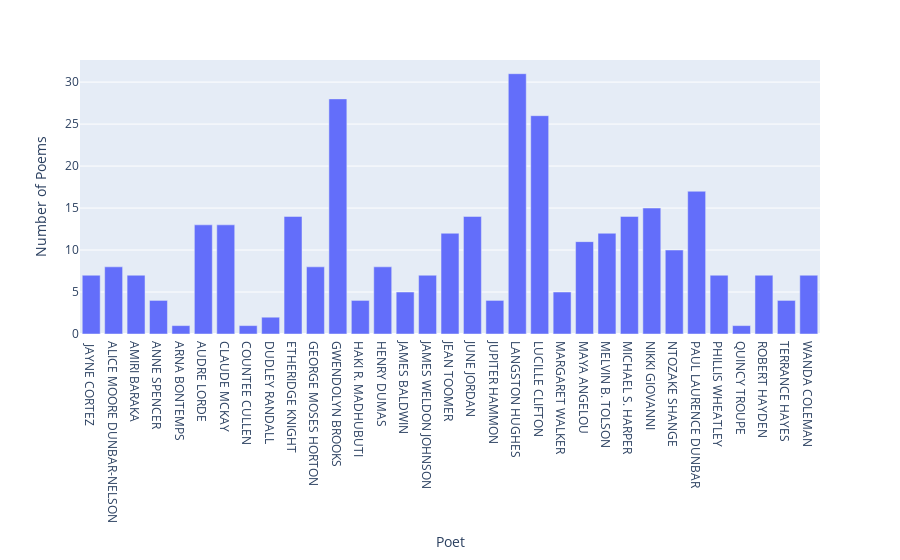

The notebook cell this image was saved under:
### Code cell
df2 = df.groupby('Poet').count()
fig = px.bar(df2, x=df2.index, y="Title", labels={'x':'Poet', 'Title':'Number of Poems'})

fig.show()

### Figure 1 — Plotly figure (JSON) as saved in the notebook; plotly's stock layout.template omitted (floating-point values rounded to 4 significant figures)
{"data": [{"alignmentgroup": "True", "hoverlabel": {"namelength": 0}, "hovertemplate": "Poet=%{x}<br>Number of Poems=%{y}", "legendgroup": "", "marker": {"color": "#636efa"}, "name": "", "offsetgroup": "", "orientation": "v", "showlegend": false, "textposition": "auto", "type": "bar", "x": [" JAYNE CORTEZ", "ALICE MOORE DUNBAR-NELSON", "AMIRI BARAKA", "ANNE SPENCER", "ARNA BONTEMPS", "AUDRE LORDE", "CLAUDE MCKAY", "COUNTEE CULLEN", "DUDLEY RANDALL", "ETHERIDGE KNIGHT\n", "GEORGE MOSES HORTON", "GWENDOLYN BROOKS", "HAKI R. MADHUBUTI", "HENRY DUMAS", "JAMES BALDWIN", "JAMES WELDON JOHNSON\n", "JEAN TOOMER", "JUNE JORDAN\n", "JUPITER HAMMON", "LANGSTON HUGHES", "LUCILLE CLIFTON", "MARGARET WALKER", "MAYA ANGELOU", "MELVIN B. TOLSON", "MICHAEL S. HARPER", "NIKKI GIOVANNI", "NTOZAKE SHANGE", "PAUL LAURENCE DUNBAR", "PHILLIS WHEATLEY", "QUINCY TROUPE", "ROBERT HAYDEN", "TERRANCE HAYES", "WANDA COLEMAN"], "xaxis": "x", "y": [7, 8, 7, 4, 1, 13, 13, 1, 2, 14, 8, 28, 4, 8, 5, 7, 12, 14, 4, 31, 26, 5, 11, 12, 14, 15, 10, 17, 7, 1, 7, 4, 7], "yaxis": "y"}], "layout": {"barmode": "relative", "legend": {"tracegroupgap": 0}, "margin": {"t": 60}, "xaxis": {"anchor": "y", "domain": [0, 1], "title": {"text": "Poet"}}, "yaxis": {"anchor": "x", "domain": [0, 1], "title": {"text": "Number of Poems"}}}}
